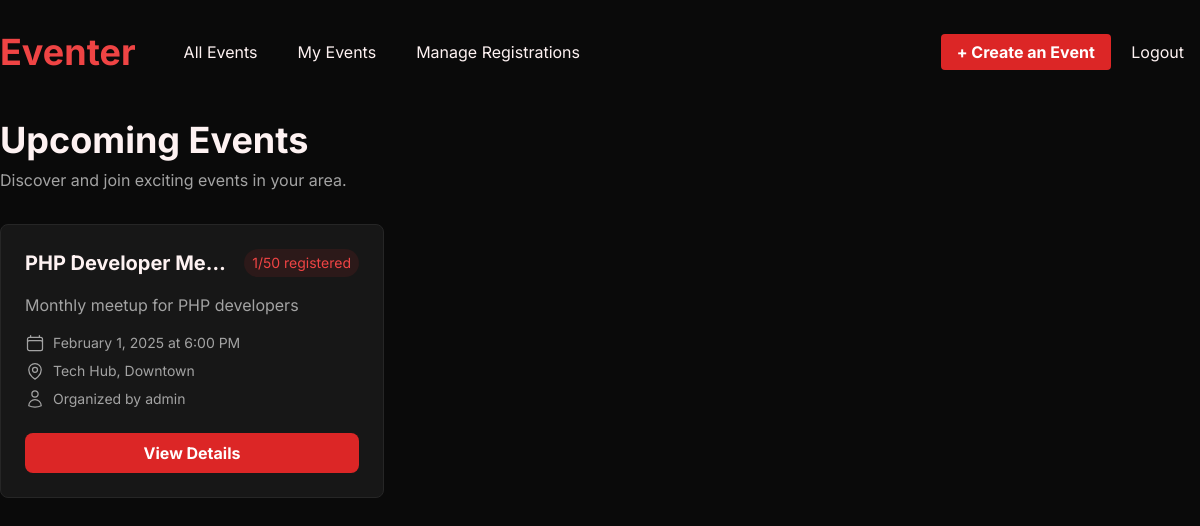
The app's page /events.php (signed in) with its own data.
### tables this page shows
CREATE TABLE events (
    id INT PRIMARY KEY AUTO_INCREMENT,
    creator_id INT NOT NULL,
    title VARCHAR(100) NOT NULL,
    description TEXT,
    event_date DATETIME NOT NULL,
    location VARCHAR(255) NOT NULL,
    capacity INT NOT NULL CHECK (capacity > 0),
    status ENUM('draft', 'published', 'cancelled', 'completed') NOT NULL DEFAULT 'draft',
    created_at TIMESTAMP DEFAULT CURRENT_TIMESTAMP,
    updated_at TIMESTAMP DEFAULT CURRENT_TIMESTAMP ON UPDATE CURRENT_TIMESTAMP,
    FOREIGN KEY (creator_id) REFERENCES users(id) ON DELETE RESTRICT,
    INDEX idx_event_date (event_date),
    INDEX idx_status (status)
);

CREATE TABLE users (
    id INT PRIMARY KEY AUTO_INCREMENT,
    username VARCHAR(50) NOT NULL UNIQUE,
    email VARCHAR(100) NOT NULL UNIQUE,
    password_hash VARCHAR(255) NOT NULL,
    role ENUM('admin', 'organizer', 'user') NOT NULL DEFAULT 'user',
    created_at TIMESTAMP DEFAULT CURRENT_TIMESTAMP,
    updated_at TIMESTAMP DEFAULT CURRENT_TIMESTAMP ON UPDATE CURRENT_TIMESTAMP,
    INDEX idx_email (email),
    INDEX idx_username (username)
);

### includes/Database.php (called while the page is built)
<?php
class Database {
    private static $instance = null;
    private $pdo;
    private function __construct() {
        try {
            $this->pdo = new PDO(
                "mysql:host=localhost;dbname=eventmgmt",
                "root",
                "0906",
                [
                    PDO::ATTR_ERRMODE => PDO::ERRMODE_EXCEPTION,
                    PDO::ATTR_DEFAULT_FETCH_MODE => PDO::FETCH_ASSOC,
                    PDO::ATTR_EMULATE_PREPARES => false
                ]
            );
        } catch (PDOException $e) {
            die("Connection failed: " . $e->getMessage());
        }
    }
    public static function getInstance() {
        if (self::$instance === null) {
            self::$instance = new self();
        }
        return self::$instance;
    }
    public function getConnection() {
        return $this->pdo;
    }
}

### includes/Event.php (called while the page is built, shortened)
<?php
require_once 'Database.php';
class Event
{
    private $db;
    private $errors = [];
    public function __construct()
    {
        $this->db = Database::getInstance()->getConnection();
    }
    public function getUpcomingEvents()
    {
        try {
            $query = "SELECT e.*, u.username as creator_name,
                     (SELECT COUNT(*) FROM registrations WHERE event_id = e.id AND status != 'cancelled') as registered_count
                     FROM events e
                     JOIN users u ON e.creator_id = u.id
                     WHERE e.event_date > NOW()
                     AND e.status = 'published'
                     ORDER BY e.event_date ASC";
            $stmt = $this->db->prepare($query);
            $stmt->execute();
            return $stmt->fetchAll();
        } catch (PDOException $e) {
            $this->errors['database'] = 'Error fetching events: ' . $e->getMessage();
            return false;
        }
    }
}

### events.php (the view, shortened to what this page needs)
<?php
require_once 'includes/Event.php';
$event = new Event();
$events = $event->getUpcomingEvents();
require_once 'includes/nav-auth.php';
?>
<main class="py-12">
    <div class="mb-8">
        <h1 class="text-4xl font-bold">Upcoming Events</h1>
        <p class="mt-2 text-neutral-400">Discover and join exciting events in your area.</p>
    </div>
    <?php if (empty($events)): ?>
        <div class="text-center py-12">
            <h2 class="text-2xl font-bold text-neutral-400">No upcoming events found</h2>
            <p class="mt-2 text-neutral-500">Check back later or create your own event!</p>
        </div>
    <?php else: ?>
        <div class="grid grid-cols-3 gap-6">
            <?php foreach ($events as $event): ?>
                <div class="bg-neutral-900 rounded-lg overflow-hidden border border-neutral-800 hover:border-red-600 transition-colors">
                    <div class="p-6">
                        <div class="flex justify-between items-start mb-4">
                            <h3 class="text-xl font-bold truncate"><?php echo htmlspecialchars($event['title']); ?></h3>
                            <span class="px-2 py-1 bg-red-600/10 text-red-500 text-sm rounded-full whitespace-nowrap ml-2">
                                <?php echo $event['registered_count']; ?>/<?php echo $event['capacity']; ?> registered
                            </span>
                        </div>
                        <p class="text-neutral-400 mb-4 line-clamp-3"><?php echo htmlspecialchars($event['description']); ?></p>
                        <div class="space-y-2 text-sm text-neutral-400">
                            <div class="flex items-center gap-2">
                                <span class="truncate"><?php echo date('F j, Y \a\t g:i A', strtotime($event['event_date'])); ?></span>
                            </div>
                            <div class="flex items-center gap-2">
                                <span class="truncate"><?php echo htmlspecialchars($event['location']); ?></span>
                            </div>
                            <div class="flex items-center gap-2">
                                <span class="truncate">Organized by <?php echo htmlspecialchars($event['creator_name']); ?></span>
                            </div>
                        </div>
                        <div class="mt-6">
                            <a href="event.php?id=<?php echo $event['id']; ?>"
                               class="block w-full bg-red-600 text-center text-white font-bold py-2 rounded-lg hover:bg-red-500">
                                View Details
                            </a>
                        </div>
                    </div>
                </div>
            <?php endforeach; ?>
        </div>
    <?php endif; ?>
</main>
<?php require_once 'includes/footer.php' ?>

### css/style.css (style rules this page uses)
body { font-family: "Inter", sans-serif; }

### records on screen
events: title "PHP Developer Me…", registered_count "1", capacity "50", description "Monthly meetup for PHP developers", event_date "February 1, 2025 at 6:00 PM", location "Tech Hub, Downtown", creator.username "admin"
